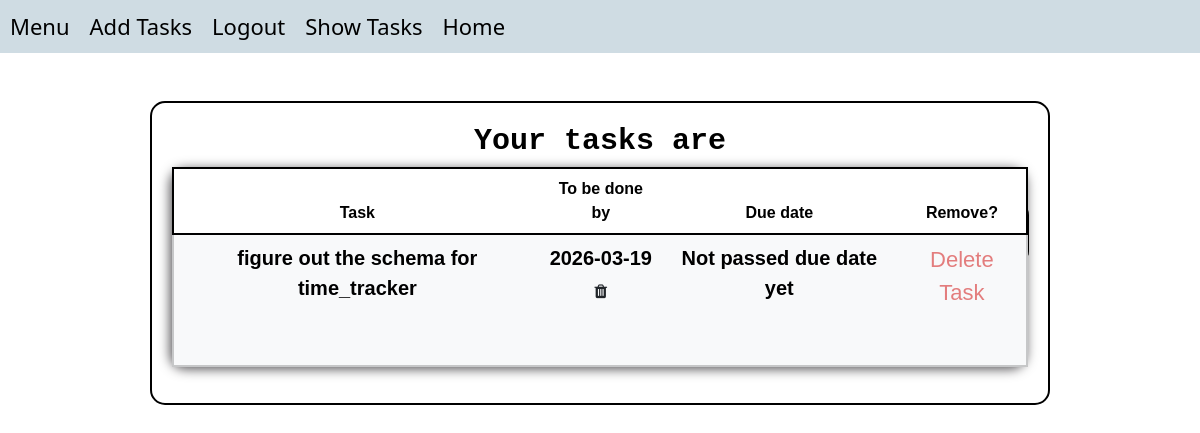
The page /show on the database as committed earlier.
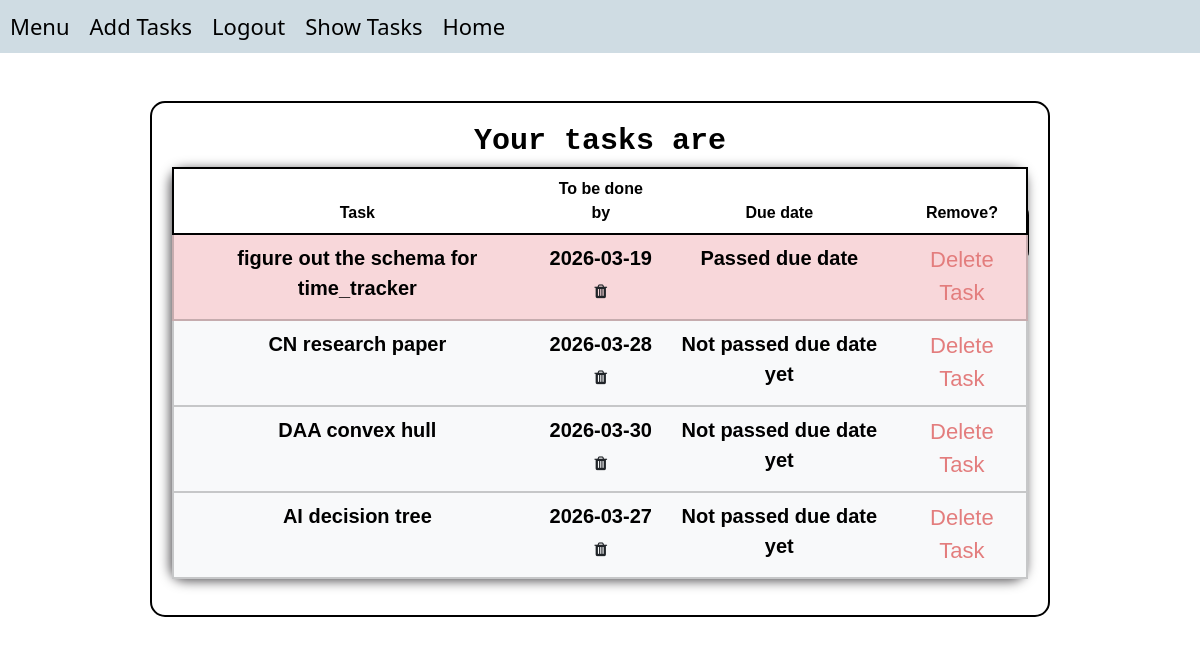
The same page on the database as committed later.
### todo/models.py (models this page shows)
class task(db.Model):
    id = db.Column("id", db.Integer, primary_key = True)
    task = db.Column("task", db.String(1200), nullable = False)
    date = db.Column("date", db.Date, nullable = False)
    expired = db.Column("expired",db.Boolean, nullable = False)

### todo/routes.py (the view)
@todo.route("/show", methods = ["GET"])
def show():
    t = task.query.all()
    tasks = task.query.all()
    for tuple in tasks:
        if tuple.date < date.today():
            tuple.expired = True
            db.session.commit()
        else:
            tuple.expired = False
            db.session.commit()
    return render_template("todo/show.html", t = t)

### todo/templates/todo/show.html (shortened to what this page needs)
{% extends "base.html" %}
{% block content %}
<br><br>
<div class="show">
    <h3>Your tasks are</h3>
    <table class="table table-hover">
        <thead>
            <th>
                Task
            </th>
            <th>
                To be done by
            </th>
            <th>
                Due date
            </th>
            <th>
                Remove?
            </th>
        </thead>
        {% for data in t %}
        {% if data.expired == True: %}
        <tbody class="table-danger">
            <td>{{data.task}}</td>
            <td>{{data.date}}
                <form action="{{url_for('todo.changeDate', id = data.id)}}" method="post">
                    <button type="button" class="btn" onclick="editDate('{{data.id}}')"><i class="fa fa-trash"></i></button>
                </form>
            </td>
            <td>Passed due date</td>
            <td>
                <a style="color: rgb(227, 125, 125);" href="{{url_for('todo.delete', id=data.id)}}"
                >Delete Task</a>
            </td>
        </tbody>
        {% else %}
        <tbody class="table-light">
            <td>{{data.task}}</td>
            <td>{{data.date}}
                <form action="{{url_for('todo.changeDate', id = data.id)}}" method="post">
                    <button type="button" class="btn" onclick="editDate('{{data.id}}')"><i class="fa fa-trash"></i></button>
                </form>
            </td>
            <td>Not passed due date yet</td>
            <td>
                <a style="color: rgb(227, 125, 125);" href="{{url_for('todo.delete', id=data.id)}}"
                >Delete Task</a>
            </td>
        </tbody>
        {% endif %}
        {% endfor %}
    </table>
</div>
{% endblock %}

### templates/base.html (shortened to what this page needs)
<!DOCTYPE html>
<html lang="en">
<head>
    <link href="https://cdn.jsdelivr.net/npm/bootstrap@5.3.8/dist/css/bootstrap.min.css" rel="stylesheet"
>
    <link rel="stylesheet" href="../static/style.css">
    <link rel="stylesheet" href="https://cdnjs.cloudflare.com/ajax/libs/font-awesome/4.7.0/css/font-awesome.min.css">
</head>
<body class="bs-body-color">
    <div class="header">
        <a href="">Menu</a>
        <a href="{{url_for('todo.add')}}">Add Tasks</a>
        <a href="">Logout</a>
        <a href="{{url_for('todo.show')}}">Show Tasks</a>
        <a href="{{url_for('todo.welcome')}}">Home</a>
    </div>
    {% block content %}{% endblock %}
</body>
</html>

### static/style.css (style rules this page uses)
* { text-align: center; align-items: center; }
.header { text-align: left; margin: auto; align-items: safe; display: flex; flex-direction: row; color: white; background-color: rgb(207, 220, 227); }
.header * { margin: 10px; }
table { border: 2px solid black; padding: 25px; margin: auto; text-align: center; width: 90%; height: 200px; border-radius: 15px; box-shadow: -2px 2px 12px rgb(83, 81, 84); border-color: rgb(0, 0, 0); }
thead { border: 2px solid black; border-radius: 15px; box-shadow: 2px 2pc black; border-color: rgb(0, 0, 0); color: rgb(0, 0, 0); font-weight: 800; }
tbody { border: 2px solid rgb(0, 0, 0); background-color: rgb(227, 222, 241); font-size: 20px; border-radius: 15px; border-color: rgb(0, 0, 0); }
h3 { font-family: 'Courier New', Courier, monospace; font-weight: 600; }
.show { border-radius: 15px; width: 75%; height: auto; text-align: center; margin: auto; padding: 20px; font-family: 'Lucida Sans', 'Lucida Sans Regular', 'Lucida Grande', 'Lucida Sans Unicode', Geneva, Verdana, sans-serif; border: 2px solid black; font-weight: 800; }
.show h3 { color: rgb(0, 0, 0); font-size: 30px; }
a { text-decoration: none; color: rgb(0, 0, 0); font-size: 22px; font-weight: 500; }
form { color: white; }

Rows that differ between the two databases and show on the page:
changed task "figure out the schema for time_tracker": expired "Not passed due date yet" → "Passed due date"
added task: task "CN research paper", date "2026-03-28"
added task: task "DAA convex hull", date "2026-03-30"
added task: task "AI decision tree", date "2026-03-27"
